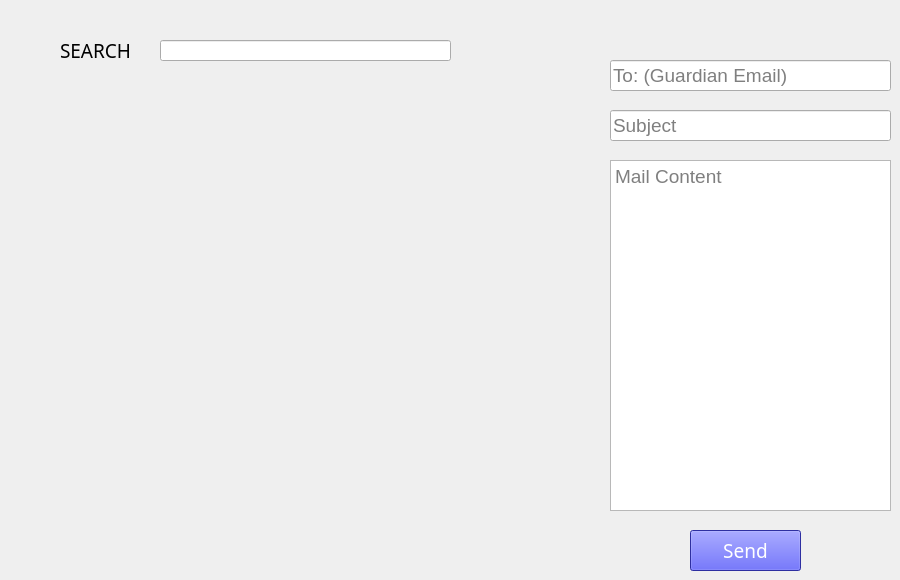
   <widget class="QWidget" name="notify_guardian_page">
    <widget class="QLabel" name="label_3">
     <property name="geometry">
      <rect>
       <x>60</x>
       <y>30</y>
       <width>91</width>
       <height>41</height>
      </rect>
     </property>
     <property name="font">
      <font>
       <family>Montserrat Black</family>
       <pointsize>14</pointsize>
      </font>
     </property>
     <property name="text">
      <string>SEARCH</string>
     </property>
    </widget>
    <widget class="QLineEdit" name="lineEdit_2">
     <property name="geometry">
      <rect>
       <x>160</x>
       <y>40</y>
       <width>291</width>
       <height>21</height>
      </rect>
     </property>
    </widget>
    <widget class="QLineEdit" name="to_line_edit">
     <property name="geometry">
      <rect>
       <x>610</x>
       <y>60</y>
       <width>281</width>
       <height>31</height>
      </rect>
     </property>
     <property name="font">
      <font>
       <pointsize>14</pointsize>
      </font>
     </property>
     <property name="placeholderText">
      <string>To: (Guardian Email)</string>
     </property>
    </widget>
    <widget class="QLineEdit" name="subject_line_edit">
     <property name="geometry">
      <rect>
       <x>610</x>
       <y>110</y>
       <width>281</width>
       <height>31</height>
      </rect>
     </property>
     <property name="font">
      <font>
       <pointsize>14</pointsize>
      </font>
     </property>
     <property name="placeholderText">
      <string>Subject</string>
     </property>
    </widget>
    <widget class="QTextEdit" name="mail_content_edit">
     <property name="geometry">
      <rect>
       <x>610</x>
       <y>160</y>
       <width>281</width>
       <height>351</height>
      </rect>
     </property>
     <property name="font">
      <font>
       <pointsize>14</pointsize>
      </font>
     </property>
     <property name="verticalScrollBarPolicy">
      <enum>Qt::ScrollBarAsNeeded</enum>
     </property>
     <property name="placeholderText">
      <string>Mail Content</string>
     </property>
    </widget>
    <widget class="QPushButton" name="send_mail_button">
     <property name="geometry">
      <rect>
       <x>690</x>
       <y>530</y>
       <width>111</width>
       <height>41</height>
      </rect>
     </property>
     <property name="font">
      <font>
       <family>Montserrat Black</family>
       <pointsize>14</pointsize>
      </font>
     </property>
     <property name="styleSheet">
      <string notr="true">QPushButton
{
	background-color: rgb(64, 66, 226);
	color: rgb(255, 255, 255)
}
QPushButton::hover
{
	background-color: rgb(0, 170, 0);
}</string>
     </property>
     <property name="text">
      <string>Send</string>
     </property>
    </widget>
   </widget>
